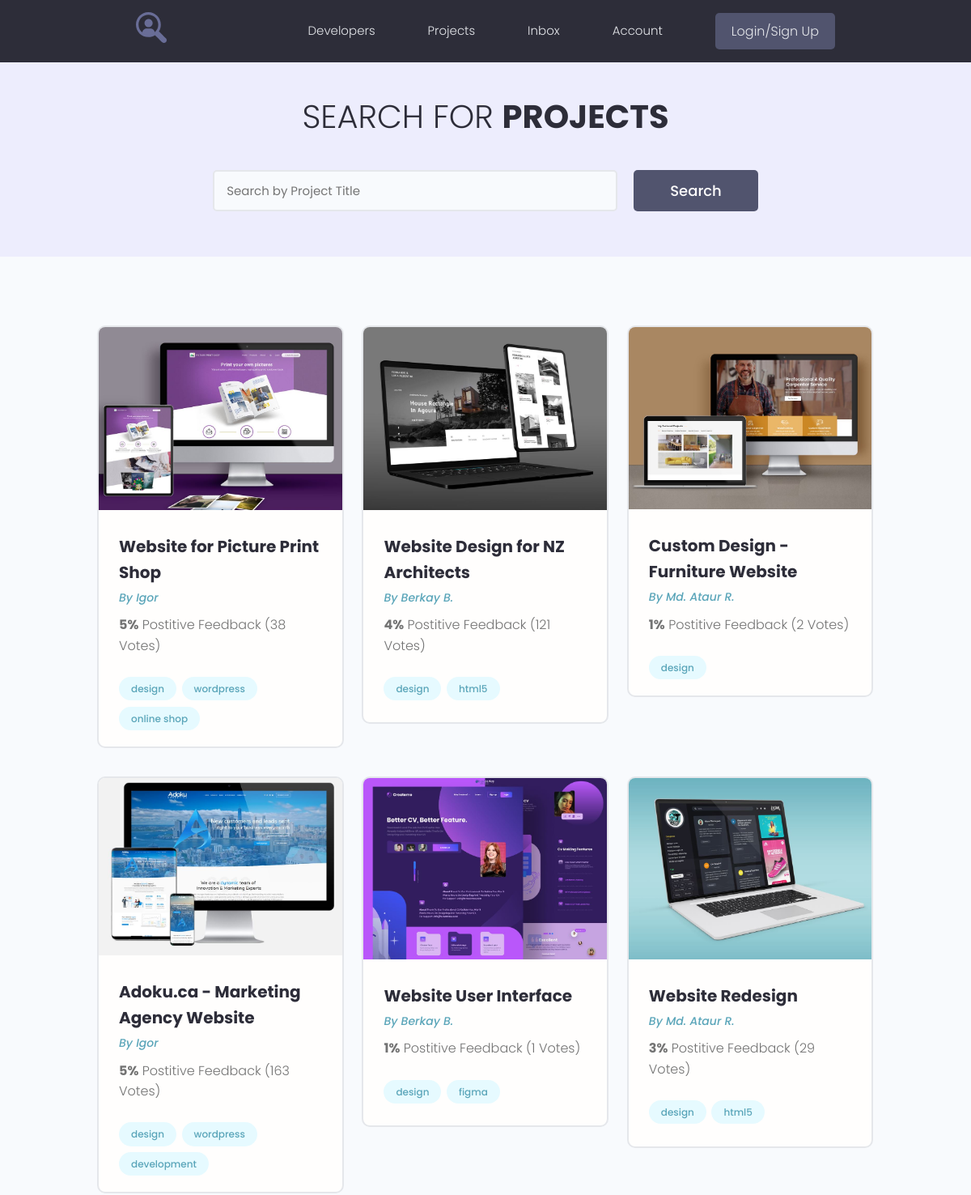
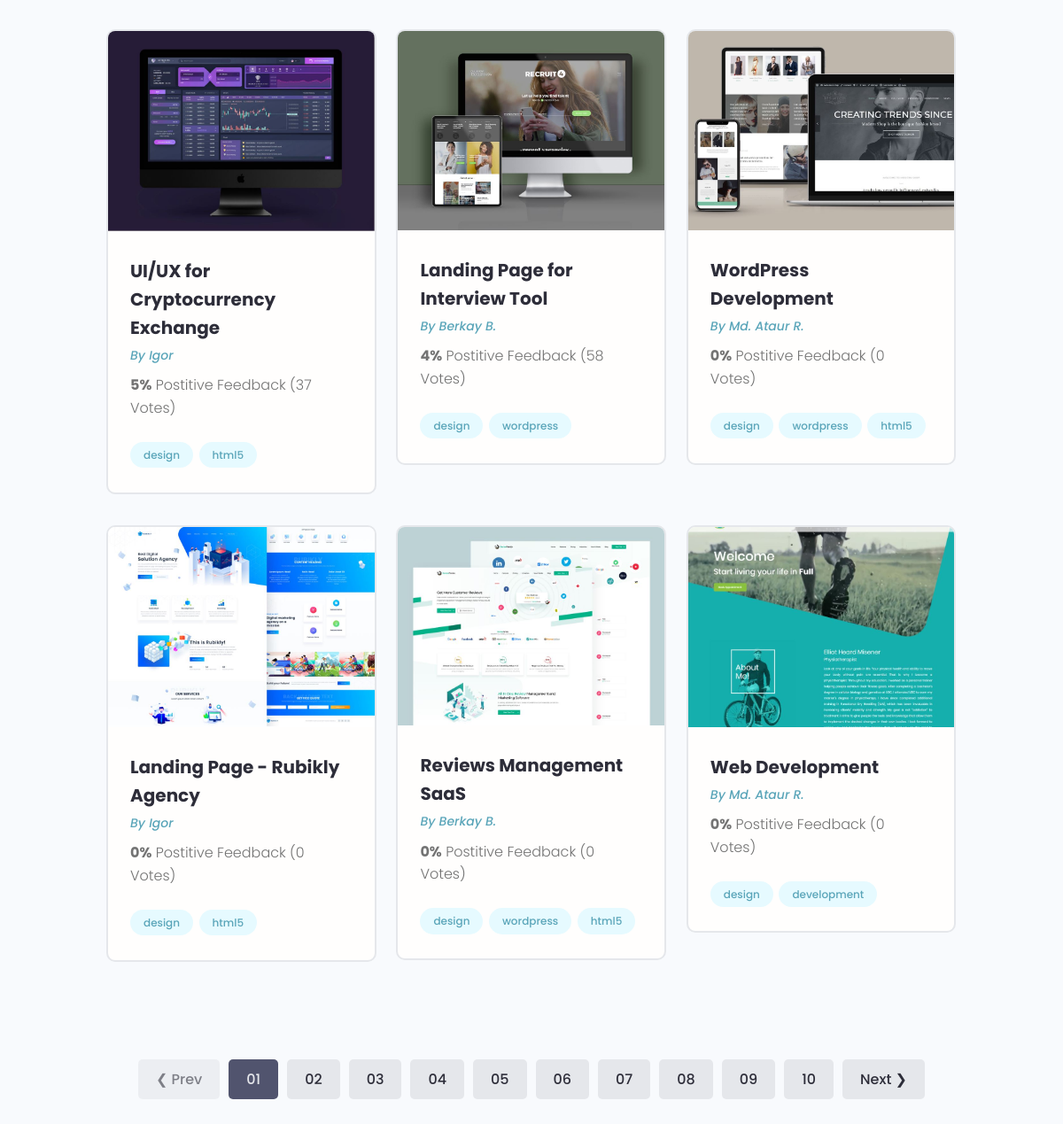
/projects/, run on the app's committed database (2 pictures, top to bottom).
### projects/models.py (models this page shows, shortened)
class Project(models.Model):
    owner = models.ForeignKey(Profile, on_delete=models.SET_NULL, blank=True, null=True)
    title = models.CharField(max_length=200)
    description = models.TextField(blank=True)
    featured_image = models.ImageField(default="default.jpg", upload_to="projects/%Y/%m/%d")
    demo_link = models.CharField(max_length=200, blank=True)
    source_link = models.CharField(max_length=200, blank=True)
    tags = models.ManyToManyField('Tag', blank=True)
    vote_total = models.IntegerField(default=0, blank=True)
    vote_ratio = models.IntegerField(default=0, blank=True)
    created = models.DateTimeField(auto_now_add=True)

class Tag(models.Model):
    name = models.CharField(max_length=200)
    created = models.DateTimeField(auto_now_add=True)
    def __str__(self):
        return self.name

### users/models.py (models this page shows, shortened)
class Profile(models.Model):
    user = models.OneToOneField(User, on_delete=models.CASCADE, blank=True)
    name = models.CharField(max_length=200, blank=True)
    email = models.EmailField(max_length=200, blank=True)
    username = models.CharField(max_length=200, blank=True)
    short_intro = models.CharField(max_length=200, blank=True)
    bio = models.TextField(blank=True)
    profile_image = models.ImageField(upload_to="profiles", default="profiles/user-default.png")
    social_github = models.CharField(max_length=200, blank=True)
    social_youtube = models.CharField(max_length=200, blank=True)
    social_website = models.CharField(max_length=200, blank=True)
    created = models.DateTimeField(auto_now_add=True)

### projects/views.py (the view)
# urls.py: path('projects/', include('projects.urls')),
def projects(request):
    pr = Project.objects.all()
    context = {'projects': pr}
    return render(request, 'projects/projects.html', context)

### projects/templates/projects/projects.html (shortened to what this page needs)
{% extends 'projects/base.html' %}
{% block content %}
  <main class="projects">
    <section class="hero-section text-center">
      <div class="container container--narrow">
        <div class="hero-section__box">
          <h2>Search for <span>Projects</span></h2>
        </div>
        <div class="hero-section__search">
          <form class="form" action="#" method="get">
            <div class="form__field">
              <input class="input input--text" id="formInput#search" type="text" name="text"
                placeholder="Search by Project Title" />
            </div>
            <input class="btn btn--sub btn--lg" type="submit" value="Search" />
          </form>
        </div>
      </div>
    </section>
    <section class="projectsList">
      <div class="container">
        <div class="grid grid--three">
          {% for project in projects %}
          <div class="column">
            <div class="card project">
              <a href="{% url 'project' project.id %}" class="project">
                <img class="project__thumbnail" src="{{ project.featured_image.url }}" alt="project thumbnail" />
                <div class="card__body">
                  <h3 class="project__title">{{ project.title }}</h3>
                  <p><a class="project__author" href="{% url 'user_profile' project.owner.id %}">By {{ project.owner.name }}</a></p>
                  <p class="project--rating">
                    <span style="font-weight: bold;">{{ project.vote_ratio }}%</span> Postitive
                    Feedback ({{ project.vote_total }} Votes)
                  </p>
                  <div class="project__tags">
                    {% for tag in project.tags.all %}
                    <span class="tag tag--pill tag--main">
                      <small>{{ tag }}</small>
                    </span>
                    {% endfor %}
                  </div>
                </div>
              </a>
            </div>
          </div>
          {% endfor %}
        </div>
      </div>
    </section>
    <div class="pagination">
      <ul class="container">
        <li><a href="#" class="btn btn--disabled">&#10094; Prev</a></li>
        <li><a href="#" class="btn btn--sub">01</a></li>
        <li><a href="#" class="btn">02</a></li>
        <li><a href="#" class="btn">03</a></li>
        <li><a href="#" class="btn">04</a></li>
        <li><a href="#" class="btn">05</a></li>
        <li><a href="#" class="btn">06</a></li>
        <li><a href="#" class="btn">07</a></li>
        <li><a href="#" class="btn">08</a></li>
        <li><a href="#" class="btn">09</a></li>
        <li><a href="#" class="btn">10</a></li>
        <li><a href="#" class="btn">Next &#10095;</a></li>
      </ul>
    </div>
  </main>
{% endblock %}

### projects/templates/projects/base.html (shortened to what this page needs)
<!DOCTYPE html>
{% load static %}
<html lang="en">
<head>
   <link rel="stylesheet" href="https://maxcdn.bootstrapcdn.com/font-awesome/4.5.0/css/font-awesome.min.css">
  <link rel="stylesheet" href="{% static 'uikit/styles/uikit.css' %}" />
  <link rel="stylesheet" href='{% static "styles/app.css" %}' />
</head>
<body>
    {% include 'projects/navbar.html' %}
    {% block content %}{% endblock %}
</body>
</html>

### projects/templates/projects/navbar.html (shortened to what this page needs)
{% load static %}
  <header class="header">
    <div class="container container--narrow">
      <a href="{% url 'profiles' %}" class="header__logo">
        <img src="{% static 'images/logo.svg' %}" alt="DevSearch Logo" />
      </a>
      <nav class="header__nav">
        <ul class="header__menu">
          <li class="header__menuItem"><a href="{% url 'profiles' %}">Developers</a></li>
          <li class="header__menuItem"><a href="{% url 'projects' %}">Projects</a></li>
          <li class="header__menuItem"><a href="inbox.html">Inbox</a></li>
          <li class="header__menuItem"><a href="{% url 'account' %}">Account</a></li>
          {% if request.user.is_authenticated %}
          <li class="header__menuItem"><a href="{% url 'create-project' %}">Add Projects</a></li>
          <li class="header__menuItem"><a href="{% url 'logout' %}" class="btn btn--sub">logout</a></li>
          {% else %}
          <li class="header__menuItem"><a href="{% url 'login' %}" class="btn btn--sub">Login/Sign Up</a></li>
          {% endif %}
        </ul>
      </nav>
    </div>
  </header>

### projects/static/styles/app.css (style rules this page uses)
:root { --color-sub: #2d2d39; }
.btn--sub { background-color: var(--color-sub-light); }
.card { border: 2px solid var(--color-light); }
img { width: 100%; }
.header { position: sticky; z-index: 111; background-color: var(--color-sub); padding: 1.5rem 0; }
.header > .container { display: flex; justify-content: space-between; align-items: center; }
.header__logo > img { height: 3.8rem; }
.header__nav > ul { display: inline-flex; align-items: center; list-style: none; gap: 6.5rem; }
.header__menuItem > a { color: var(--color-light); font-weight: 300; }
.hero-section { height: 40vh; display: flex; align-items: center; background-color: var(--color-sub); }
.hero-section__box { margin-bottom: 4rem; }
.hero-section__box > h2, .hero-section__box > h2 > span { font-size: 4rem; color: var(--color-light); line-height: 1.3; text-transform: uppercase; }
.hero-section__box > h2 { font-weight: 300; }
.hero-section__box > h2 > span { font-weight: 700; }
.hero-section__search > .form { display: flex; align-items: center; justify-content: center; gap: 2rem; }
.hero-section__search > .form input.input--text { width: 50rem; }
.pagination { margin-top: 8rem; margin-bottom: 10rem; }
.pagination > ul { flex-wrap: wrap; list-style: none; display: flex; align-items: center; justify-content: center; gap: 1rem; }
.pagination .btn { color: var(--color-sub); }
.pagination .btn.btn--sub { color: var(--color-light); }
.project__author { font-size: 1.4rem; font-style: italic; }
.project--rating { margin-bottom: 1.6em; margin-top: .5em; }
.projects > .hero-section { background: var(--color-sub-lighter); height: 30vh; }
.projects .hero-section__box { margin-bottom: 2.5rem; }
.projects .hero-section__box > h2 { color: var(--color-sub); }
.projects .hero-section__box > h2 > span { font-weight: 700; color: var(--color-sub); }
.projectsList { margin-top: 8rem; }
.project__thumbnail { object-fit: cover; object-position: top center; width: 100%; }
.project__title { font-size: 2rem; font-weight: 700; color: var(--color-sub); }

### projects/static/uikit/styles/modules/_variables.css (style rules this page uses)
:root { --color-main: #5aa5b9; --color-main-light: #e6faff; --color-sub: #3f4156; --color-sub-light: #51546e; --color-sub-lighter: #ededfd; --color-text: #737373; --color-gray: #8b8b8b; --color-light: #e5e7eb; --color-light-gray: #767676; --color-bg: #f8fafd; --color-white: #fffefd; --color-white-light: #f3f3f3; --color-success: #359e64; --color-success-bg: #def8e8; --color-error: #fc4b0b; --color-error-bg: #fff2ee; --font-base: 'Poppins', arial, helvetica, 'Segoe UI', roboto, ubuntu, sans-serif; --font-monospace: 'Fira Code', 'Courier New', courier, monospace; --font-regular: 300; --font-medium: 500; --font-bold: 700; --generic-shadow: 1px 1px 5px #00000010; --generic-transition: all 0.3s ease-in-out; }

### projects/static/uikit/styles/modules/_base.css (style rules this page uses)
* { margin: 0; padding: 0; box-sizing: border-box; text-rendering: optimizeLegibility; color: inherit; font-size: inherit; }
html { font-size: 50%; }
@media only screen and (min-width: 480px) { html { font-size: 56.25%; } }
@media only screen and (min-width: 1200px) { html { font-size: 62.5%; } }
body { line-height: 1.6; font-weight: 400; font-size: 1.5rem; color: var(--color-text); background-color: var(--color-bg); min-height: 100vh; }

### projects/static/uikit/styles/modules/_typography.css (style rules this page uses)
* { font-family: var(--font-base); }
h2 { font-size: 3.6rem; font-weight: var(--font-bold); }
h3 { font-size: 3.2rem; font-weight: var(--font-medium); }
p, span, strong { font-size: 1.6rem; color: var(--color-text); font-weight: var(--font-regular); }
a { padding-bottom: 2px; text-decoration: none; display: inline-block; color: var(--color-main); font-weight: var(--font-medium); }

### projects/static/uikit/styles/modules/_utilities.css (style rules this page uses)
.container { width: 92%; max-width: 165rem; margin: 0 auto; box-sizing: border-box; }
.container--narrow { width: 92%; max-width: 120rem; }
@media screen and (min-width: 1000px) { .container { width: 90%; } }
@media screen and (min-width: 1000px) { .container--narrow { width: 85%; } }
@media screen and (min-width: 1200px) { .container { width: 80%; } }
@media screen and (min-width: 1200px) { .container--narrow { width: 72%; } }
.text-center { text-align: center; }

### projects/static/uikit/styles/modules/_card.css (style rules this page uses)
.card { border-radius: 1rem; background-color: var(--color-white); border: 1.5px solid var(--color-light); width: auto; height: auto; margin-top: 0.5rem; margin-bottom: 0.5rem; overflow: hidden; }
.card__body, .card__header { padding: 2rem 2.5rem; }

### data on the page
Project: featured_image (picture), title "Website for Picture Print Shop", owner.name "Igor", vote_ratio "5", vote_total "38"
Tag: name "design"
Tag: name "wordpress"
Tag: name "online shop"
Project: featured_image (picture), title "Website Design for NZ Architects", owner.name "Berkay B.", vote_ratio "4", vote_total "121"
Tag: name "html5"
Project: featured_image (picture), title "Custom Design - Furniture Website", owner.name "Md. Ataur R.", vote_ratio "1", vote_total "2"
Project: featured_image (picture), title "Adoku.ca - Marketing Agency Website", owner.name "Igor", vote_ratio "5", vote_total "163"
Tag: name "development"
Project: featured_image (picture), title "Website User Interface", owner.name "Berkay B.", vote_ratio "1", vote_total "1"
Tag: name "figma"
Project: featured_image (picture), title "Website Redesign", owner.name "Md. Ataur R.", vote_ratio "3", vote_total "29"
Project: featured_image (picture), title "UI/UX for Cryptocurrency Exchange", owner.name "Igor", vote_ratio "5", vote_total "37"
Project: featured_image (picture), title "Landing Page for Interview Tool", owner.name "Berkay B.", vote_ratio "4", vote_total "58"
Project: featured_image (picture), title "WordPress Development", owner.name "Md. Ataur R.", vote_ratio "0", vote_total "0"
Project: featured_image (picture), title "Landing Page - Rubikly Agency", owner.name "Igor", vote_ratio "0", vote_total "0"
Project: featured_image (picture), title "Reviews Management SaaS", owner.name "Berkay B.", vote_ratio "0", vote_total "0"
Project: featured_image (picture), title "Web Development", owner.name "Md. Ataur R.", vote_ratio "0", vote_total "0"
